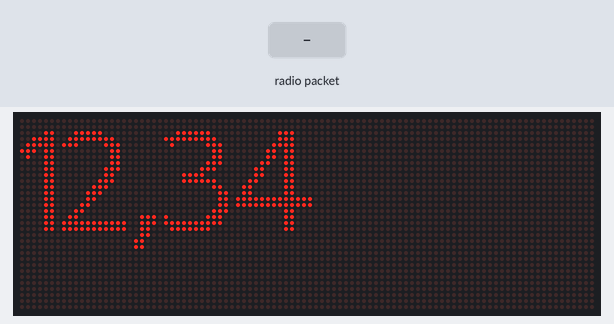
This sketch was run on a simulated ESP8266 (NodeMCU). On the bench: 96×32 LED matrix. The inputs (shaded band) are chosen by the test bench. What the sketch prints to the serial monitor is not drawn.

Above: at 1.2 s.

The sketch:

kpad_RECEIVER_updated.ino
```cpp
#include "DMDESP.h"
#include "droidsans24.h"
#include <ESP8266WiFi.h>
#include <espnow.h>

#define PRICELINE 0

#define DISPLAYS_WIDE 3 // columns of Panel
#define DISPLAYS_HIGH 2 // rows of panel
#define FontDefault Droid_Sans_24
DMDESP Disp(DISPLAYS_WIDE, DISPLAYS_HIGH);  // Number of P10 Panels used (COLUMS, ROWS)

char priceChars[] = "12,34";


typedef struct price_message
{
  char linenumber;
  char colnumber;
  char key;
} price_message;

// Callback function that will be executed when data is received
void OnDataRecv(uint8_t * mac, uint8_t *incomingData, uint8_t len) {
  price_message* pm = (price_message*) incomingData;
  Serial.print("Key pressed: ");
  Serial.print(pm->key);
  Serial.print(" ,linenumber: ");
  Serial.print(pm->linenumber+0x30);
  Serial.print(" ,colnumber: ");
  Serial.println(pm->colnumber+0x30);
  if(PRICELINE == pm->linenumber)
  {
    if(pm->colnumber<2)
      priceChars[pm->colnumber]=pm->key;
    else
      priceChars[pm->colnumber+1]=pm->key;
  }
}

void setup() {
  // Initialize Serial Monitor
  Serial.begin(115200);

  // Set device as a Wi-Fi Station
  WiFi.mode(WIFI_STA);
  WiFi.disconnect();

  // Init ESP-NOW
  if (esp_now_init() != 0) {
    Serial.println("Error initializing ESP-NOW");
    return;
  }

  esp_now_set_self_role(ESP_NOW_ROLE_SLAVE);
  esp_now_register_recv_cb(OnDataRecv);
  Disp.start(); // Run the DMDESP library
  Disp.setBrightness(5); // brightness level
  Disp.setFont(FontDefault); // Determine the letters
}

void loop() {
  Disp.loop();
  String stringPrice;
  stringPrice = priceChars;
  Disp.drawText(0,0,stringPrice);
}
```

Source omitted: droidsans24.h (data table, 24805 bytes)
